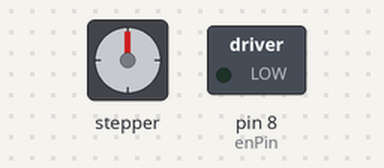
This sketch was run on a simulated Arduino Uno, built with avr-gcc and run on an emulated ATmega328P. Shown: stepper motor, switched loads named in the sketch (green lamp = pin HIGH). Stepper angles assume 200 steps per turn.

Above: at 0.15 s.
At 0.75 s:
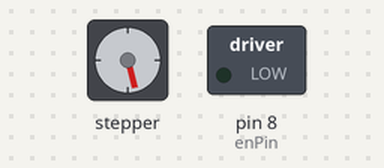
At 1.65 s:
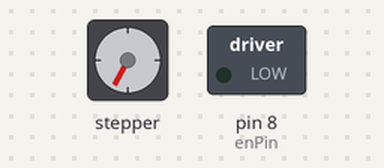
At 3.0 s:
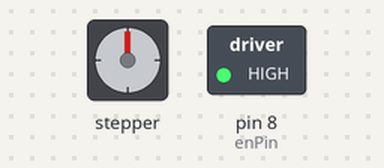
Timing chart, 0 to 4.5 s (numbered marks = the images above):
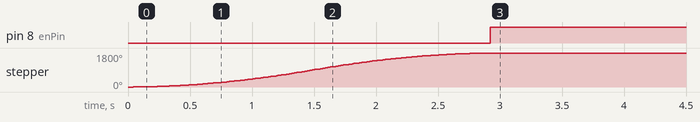

Measured:
- by itself, pin 8 (enPin): LOW → HIGH at 2.9 s
- by itself, stepper: turns 1800° clockwise in 2.9 s

The sketch:

230504_4.ino
```cpp
#include <AccelStepper.h>
#include <MultiStepper.h>


const int enPin=8;
const int step1Pin = 2;
const int dir1Pin = 5;
const int step2Pin = 3;
const int dir2Pin = 6;
const int step3Pin = 4;
const int dir3Pin = 7;

const int steps_per_revolution = 200;

AccelStepper Stepper1(AccelStepper::DRIVER, step1Pin , dir1Pin);

volatile int step_count = 0;


bool flag1 = 0;

void setup() {
  //SteppersInitialize();

  pinMode(enPin, OUTPUT);
  digitalWrite(enPin, LOW);

  Stepper1.setMaxSpeed(1000);
  Stepper1.setAcceleration(500);

  // set the initial position of the stepper motor
  Stepper1.setCurrentPosition(0);

  Serial.begin(9600);
 // Stepper1.moveTo(600);
  Stepper1Move(1000);

}

void loop()
{

  /*  if(!flag1 && Serial.available())
  {
    int position = Serial.parseInt();
        Stepper1.moveTo(position);
        flag1 = 1;

  }
  if(flag1)
  {
    Stepper1.run();
    if(Stepper1.distanceToGo() == 0)
      flag1=0;
  }
  */


  if(!Stepper1.run())
  {
      digitalWrite(enPin, HIGH);
  }
}

void Stepper1Move(int position)
{
  digitalWrite(enPin, LOW);
  Stepper1.moveTo(position);
}
```
